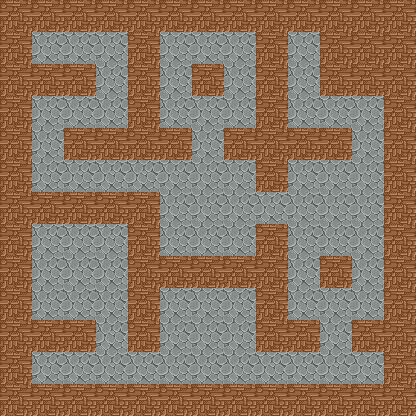

The image is a tile-based game level rendered from a .tmx file. Its description and complete source (layers, tilesets, objects, tile grids) follow:
An orthogonal 13x13 tile map with 32x32 px tiles, 2 tile layers (background, wall) and 38 objects.

<map version="1.0" tiledversion="2018.04.18" orientation="orthogonal" renderorder="right-up" width="13" height="13" tilewidth="32" tileheight="32" infinite="0" nextobjectid="112">
 <tileset firstgid="1" source="terrain.tsx" />
 <layer name="background" width="13" height="13">
  <data encoding="csv">
1,1,1,1,1,1,1,1,1,1,1,1,1,
1,1,1,1,1,1,1,1,1,1,1,1,1,
1,1,1,1,1,1,1,1,1,1,1,1,1,
1,1,1,1,1,1,1,1,1,1,1,1,1,
1,1,1,1,1,1,1,1,1,1,1,1,1,
1,1,1,1,1,1,1,1,1,1,1,1,1,
1,1,1,1,1,1,1,1,1,1,1,1,1,
1,1,1,1,1,1,1,1,1,1,1,1,1,
1,1,1,1,1,1,1,1,1,1,1,1,1,
1,1,1,1,1,1,1,1,1,1,1,1,1,
1,1,1,1,1,1,1,1,1,1,1,1,1,
1,1,1,1,1,1,1,1,1,1,1,1,1,
1,1,1,1,1,1,1,1,1,1,1,1,1
</data>
 </layer>
 <layer name="wall" width="13" height="13">
  <data encoding="csv">
2,2,2,2,2,2,2,2,2,2,2,2,2,
2,0,0,0,2,0,0,0,2,0,2,2,2,
2,2,2,0,2,0,2,0,2,0,2,2,2,
2,0,0,0,2,0,0,0,2,0,0,0,2,
2,0,2,2,2,2,0,2,2,2,2,0,2,
2,0,0,0,0,0,0,0,2,0,0,0,2,
2,2,2,2,2,0,0,0,0,0,0,0,2,
2,0,0,0,2,0,0,0,2,0,0,0,2,
2,0,0,0,2,2,2,2,2,0,2,0,2,
2,0,0,0,2,0,0,0,2,0,0,0,2,
2,2,2,0,2,0,0,0,2,2,0,2,2,
2,0,0,0,0,0,0,0,0,0,0,0,2,
2,2,2,2,2,2,2,2,2,2,2,2,2
</data>
 </layer>
 <objectgroup name="enemy">
  <object id="4" x="224" y="96" width="32" height="32">
   <properties>
    <property name="enemy_id" type="int" value="14" />
   </properties>
  </object>
  <object id="15" x="352" y="160" width="32" height="32">
   <properties>
    <property name="enemy_id" type="int" value="6" />
   </properties>
  </object>
  <object id="59" x="160" y="96" width="32" height="32">
   <properties>
    <property name="enemy_id" type="int" value="14" />
   </properties>
  </object>
  <object id="61" x="352" y="224" width="32" height="32">
   <properties>
    <property name="enemy_id" type="int" value="11" />
   </properties>
  </object>
  <object id="62" x="320" y="96" width="32" height="32">
   <properties>
    <property name="enemy_id" type="int" value="17" />
   </properties>
  </object>
  <object id="63" x="256" y="352" width="32" height="32">
   <properties>
    <property name="enemy_id" type="int" value="5" />
   </properties>
  </object>
  <object id="77" x="96" y="288" width="32" height="32">
   <properties>
    <property name="enemy_id" type="int" value="17" />
   </properties>
  </object>
  <object id="78" x="64" y="160" width="32" height="32">
   <properties>
    <property name="enemy_id" type="int" value="14" />
   </properties>
  </object>
  <object id="85" x="352" y="288" width="32" height="32">
   <properties>
    <property name="enemy_id" type="int" value="17" />
   </properties>
  </object>
  <object id="88" x="288" y="288" width="32" height="32">
   <properties>
    <property name="enemy_id" type="int" value="11" />
   </properties>
  </object>
  <object id="90" x="96" y="64" width="32" height="32">
   <properties>
    <property name="enemy_id" type="int" value="6" />
   </properties>
  </object>
  <object id="96" x="128" y="352" width="32" height="32">
   <properties>
    <property name="enemy_id" type="int" value="5" />
   </properties>
  </object>
  <object id="101" x="192" y="160" width="32" height="32">
   <properties>
    <property name="enemy_id" type="int" value="17" />
   </properties>
  </object>
  <object id="102" x="224" y="192" width="32" height="32">
   <properties>
    <property name="enemy_id" type="int" value="14" />
   </properties>
  </object>
 </objectgroup>
 <objectgroup name="Articles">
  <object id="28" x="192" y="32" width="32" height="32">
   <properties>
    <property name="articles_id" type="int" value="1" />
   </properties>
  </object>
  <object id="35" x="288" y="160" width="32" height="32">
   <properties>
    <property name="articles_id" type="int" value="5" />
   </properties>
  </object>
  <object id="66" x="224" y="32" width="32" height="32">
   <properties>
    <property name="articles_id" type="int" value="17" />
   </properties>
  </object>
  <object id="68" x="320" y="192" width="32" height="32">
   <properties>
    <property name="articles_id" type="int" value="2" />
   </properties>
  </object>
  <object id="69" x="224" y="320" width="32" height="32">
   <properties>
    <property name="articles_id" type="int" value="5" />
   </properties>
  </object>
  <object id="70" x="64" y="256" width="32" height="32">
   <properties>
    <property name="articles_id" type="int" value="18" />
   </properties>
  </object>
  <object id="71" x="160" y="32" width="32" height="32">
   <properties>
    <property name="articles_id" type="int" value="17" />
   </properties>
  </object>
  <object id="72" x="32" y="256" width="32" height="32">
   <properties>
    <property name="articles_id" type="int" value="17" />
   </properties>
  </object>
  <object id="73" x="32" y="224" width="32" height="32">
   <properties>
    <property name="articles_id" type="int" value="17" />
   </properties>
  </object>
  <object id="86" x="64" y="224" width="32" height="32">
   <properties>
    <property name="articles_id" type="int" value="17" />
   </properties>
  </object>
  <object id="98" x="160" y="320" width="32" height="32">
   <properties>
    <property name="articles_id" type="int" value="5" />
   </properties>
  </object>
  <object id="103" x="192" y="224" width="32" height="32">
   <properties>
    <property name="articles_id" type="int" value="6" />
   </properties>
  </object>
  <object id="104" x="288" y="224" width="32" height="32">
   <properties>
    <property name="articles_id" type="int" value="17" />
   </properties>
  </object>
 </objectgroup>
 <objectgroup name="Teleport">
  <object id="38" x="32" y="352" width="32" height="32">
   <properties>
    <property name="direction" type="int" value="3" />
    <property name="targetNum" type="int" value="13" />
    <property name="teleport_id" type="int" value="2" />
   </properties>
  </object>
  <object id="40" x="352" y="352" width="32" height="32">
   <properties>
    <property name="direction" type="int" value="2" />
    <property name="targetNum" type="int" value="11" />
    <property name="teleport_id" type="int" value="1" />
   </properties>
  </object>
 </objectgroup>
 <objectgroup name="Npc">
  <object id="91" x="32" y="32" width="32" height="32">
   <properties>
    <property name="npc_id" type="int" value="2" />
   </properties>
  </object>
 </objectgroup>
 <objectgroup name="door">
  <object id="84" x="192" y="128" width="32" height="32">
   <properties>
    <property name="door_id" type="int" value="1" />
   </properties>
  </object>
  <object id="105" x="128" y="160" width="32" height="32">
   <properties>
    <property name="door_id" type="int" value="1" />
   </properties>
  </object>
  <object id="106" x="32" y="128" width="32" height="32">
   <properties>
    <property name="door_id" type="int" value="1" />
   </properties>
  </object>
  <object id="107" x="96" y="320" width="32" height="32">
   <properties>
    <property name="door_id" type="int" value="1" />
   </properties>
  </object>
  <object id="108" x="352" y="256" width="32" height="32">
   <properties>
    <property name="door_id" type="int" value="1" />
   </properties>
  </object>
  <object id="109" x="256" y="192" width="32" height="32">
   <properties>
    <property name="door_id" type="int" value="1" />
   </properties>
  </object>
  <object id="110" x="288" y="256" width="32" height="32">
   <properties>
    <property name="door_id" type="int" value="2" />
   </properties>
  </object>
  <object id="111" x="64" y="32" width="32" height="32">
   <properties>
    <property name="door_id" type="int" value="1" />
   </properties>
  </object>
 </objectgroup>
</map>
